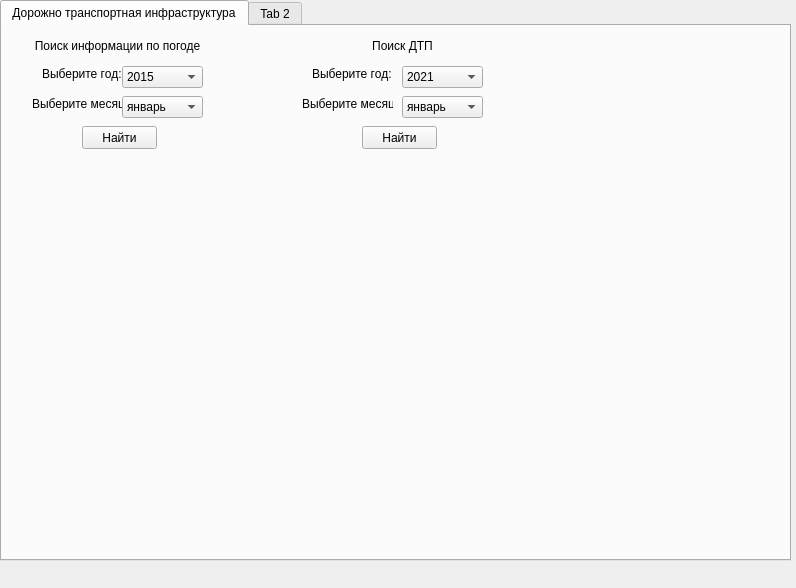
<?xml version="1.0" encoding="UTF-8"?>
<ui version="4.0">
 <class>MainWindow</class>
 <widget class="QMainWindow" name="MainWindow">
  <property name="geometry">
   <rect>
    <x>0</x>
    <y>0</y>
    <width>796</width>
    <height>588</height>
   </rect>
  </property>
  <property name="windowTitle">
   <string>MagApp</string>
  </property>
  <widget class="QWidget" name="centralwidget">
   <widget class="QTabWidget" name="tabWidget">
    <property name="geometry">
     <rect>
      <x>0</x>
      <y>0</y>
      <width>791</width>
      <height>561</height>
     </rect>
    </property>
    <property name="currentIndex">
     <number>0</number>
    </property>
    <widget class="QWidget" name="tab">
     <attribute name="title">
      <string>Дорожно транспортная инфраструктура</string>
     </attribute>
     <widget class="QLabel" name="label">
      <property name="geometry">
       <rect>
        <x>40</x>
        <y>40</y>
        <width>81</width>
        <height>16</height>
       </rect>
      </property>
      <property name="text">
       <string>Выберите год:</string>
      </property>
     </widget>
     <widget class="QLabel" name="label_2">
      <property name="geometry">
       <rect>
        <x>30</x>
        <y>70</y>
        <width>91</width>
        <height>16</height>
       </rect>
      </property>
      <property name="text">
       <string>Выберите месяц:</string>
      </property>
     </widget>
     <widget class="QComboBox" name="comboBox">
      <property name="geometry">
       <rect>
        <x>120</x>
        <y>70</y>
        <width>81</width>
        <height>22</height>
       </rect>
      </property>
      <item>
       <property name="text">
        <string>январь</string>
       </property>
      </item>
      <item>
       <property name="text">
        <string>февраль</string>
       </property>
      </item>
      <item>
       <property name="text">
        <string>март</string>
       </property>
      </item>
      <item>
       <property name="text">
        <string>апрель</string>
       </property>
      </item>
      <item>
       <property name="text">
        <string>май</string>
       </property>
      </item>
      <item>
       <property name="text">
        <string>июнь</string>
       </property>
      </item>
      <item>
       <property name="text">
        <string>июль</string>
       </property>
      </item>
      <item>
       <property name="text">
        <string>август</string>
       </property>
      </item>
      <item>
       <property name="text">
        <string>сентябрь</string>
       </property>
      </item>
      <item>
       <property name="text">
        <string>октябрь</string>
       </property>
      </item>
      <item>
       <property name="text">
        <string>ноябрь</string>
       </property>
      </item>
      <item>
       <property name="text">
        <string>декабрь</string>
       </property>
      </item>
     </widget>
     <widget class="QComboBox" name="comboBox_2">
      <property name="geometry">
       <rect>
        <x>120</x>
        <y>40</y>
        <width>81</width>
        <height>22</height>
       </rect>
      </property>
      <item>
       <property name="text">
        <string>2015</string>
       </property>
      </item>
      <item>
       <property name="text">
        <string>2016</string>
       </property>
      </item>
      <item>
       <property name="text">
        <string>2017</string>
       </property>
      </item>
      <item>
       <property name="text">
        <string>2018</string>
       </property>
      </item>
      <item>
       <property name="text">
        <string>2019</string>
       </property>
      </item>
      <item>
       <property name="text">
        <string>2020</string>
       </property>
      </item>
      <item>
       <property name="text">
        <string>2021</string>
       </property>
      </item>
      <item>
       <property name="text">
        <string>2022</string>
       </property>
      </item>
     </widget>
     <widget class="QPushButton" name="pushButton">
      <property name="geometry">
       <rect>
        <x>80</x>
        <y>100</y>
        <width>75</width>
        <height>23</height>
       </rect>
      </property>
      <property name="text">
       <string>Найти</string>
      </property>
     </widget>
     <widget class="QLabel" name="label_3">
      <property name="geometry">
       <rect>
        <x>30</x>
        <y>10</y>
        <width>171</width>
        <height>20</height>
       </rect>
      </property>
      <property name="text">
       <string>Поиск информации по погоде</string>
      </property>
      <property name="alignment">
       <set>Qt::AlignCenter</set>
      </property>
     </widget>
     <widget class="QComboBox" name="comboBox_3">
      <property name="geometry">
       <rect>
        <x>400</x>
        <y>40</y>
        <width>81</width>
        <height>22</height>
       </rect>
      </property>
      <item>
       <property name="text">
        <string>2021</string>
       </property>
      </item>
     </widget>
     <widget class="QComboBox" name="comboBox_5">
      <property name="geometry">
       <rect>
        <x>400</x>
        <y>70</y>
        <width>81</width>
        <height>22</height>
       </rect>
      </property>
      <item>
       <property name="text">
        <string>январь</string>
       </property>
      </item>
      <item>
       <property name="text">
        <string>февраль</string>
       </property>
      </item>
      <item>
       <property name="text">
        <string>март</string>
       </property>
      </item>
      <item>
       <property name="text">
        <string>апрель</string>
       </property>
      </item>
      <item>
       <property name="text">
        <string>май</string>
       </property>
      </item>
      <item>
       <property name="text">
        <string>июнь</string>
       </property>
      </item>
      <item>
       <property name="text">
        <string>июль</string>
       </property>
      </item>
      <item>
       <property name="text">
        <string>август</string>
       </property>
      </item>
      <item>
       <property name="text">
        <string>сентябрь</string>
       </property>
      </item>
      <item>
       <property name="text">
        <string>октябрь</string>
       </property>
      </item>
      <item>
       <property name="text">
        <string>ноябрь</string>
       </property>
      </item>
      <item>
       <property name="text">
        <string>декабрь</string>
       </property>
      </item>
     </widget>
     <widget class="QLabel" name="label_5">
      <property name="geometry">
       <rect>
        <x>310</x>
        <y>40</y>
        <width>81</width>
        <height>16</height>
       </rect>
      </property>
      <property name="text">
       <string>Выберите год:</string>
      </property>
     </widget>
     <widget class="QLabel" name="label_6">
      <property name="geometry">
       <rect>
        <x>300</x>
        <y>70</y>
        <width>91</width>
        <height>16</height>
       </rect>
      </property>
      <property name="text">
       <string>Выберите месяц:</string>
      </property>
     </widget>
     <widget class="QLabel" name="label_7">
      <property name="geometry">
       <rect>
        <x>340</x>
        <y>10</y>
        <width>121</width>
        <height>20</height>
       </rect>
      </property>
      <property name="text">
       <string>Поиск ДТП</string>
      </property>
      <property name="alignment">
       <set>Qt::AlignCenter</set>
      </property>
     </widget>
     <widget class="QPushButton" name="pushButton_2">
      <property name="geometry">
       <rect>
        <x>360</x>
        <y>100</y>
        <width>75</width>
        <height>23</height>
       </rect>
      </property>
      <property name="text">
       <string>Найти</string>
      </property>
     </widget>
    </widget>
    <widget class="QWidget" name="tab_2">
     <attribute name="title">
      <string>Tab 2</string>
     </attribute>
     <widget class="QLabel" name="label_4">
      <property name="geometry">
       <rect>
        <x>100</x>
        <y>40</y>
        <width>47</width>
        <height>13</height>
       </rect>
      </property>
      <property name="text">
       <string>TextLabel</string>
      </property>
     </widget>
    </widget>
   </widget>
  </widget>
  <widget class="QMenuBar" name="menubar">
   <property name="geometry">
    <rect>
     <x>0</x>
     <y>0</y>
     <width>796</width>
     <height>21</height>
    </rect>
   </property>
  </widget>
 </widget>
 <resources/>
 <connections/>
</ui>
